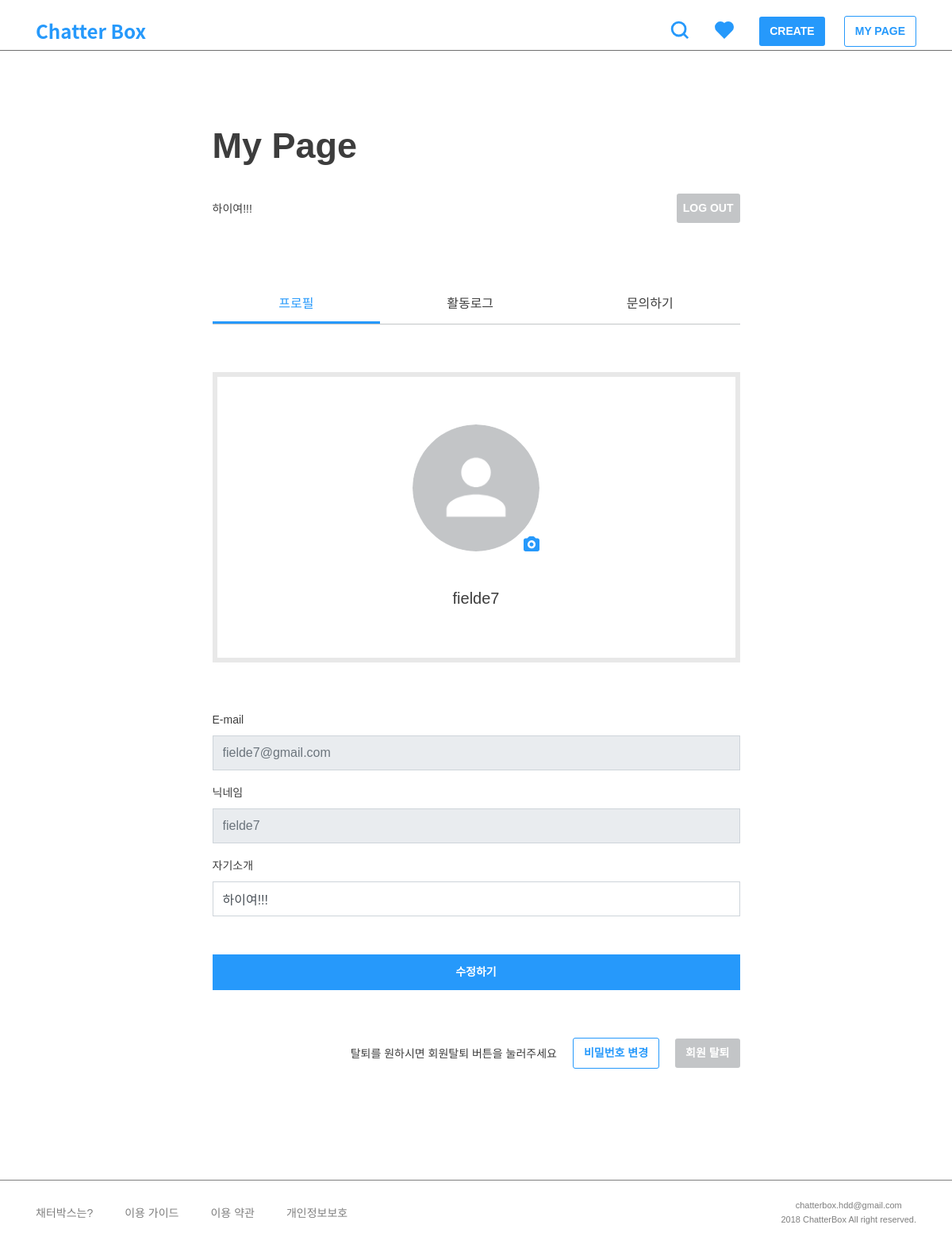
Page /member/mypage/ (signed in) on the earlier database version.
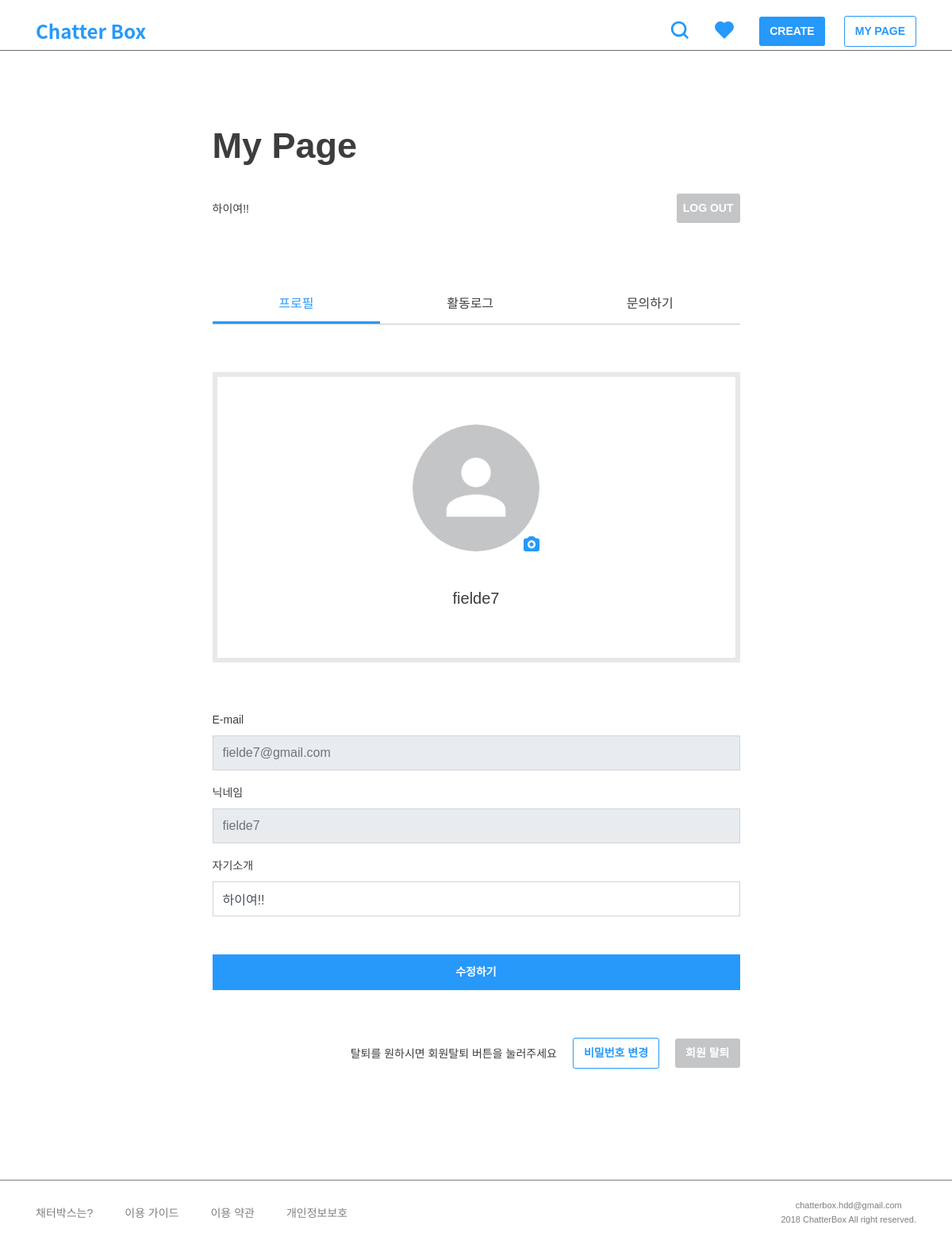
Same page on the later database version.
### member/models.py (models this page shows)
class User(AbstractUser):
    GENDER_MALE = 'm'
    GENDER_FEMALE = 'f'
    GENDER_OTHER = 'o'
    CHOICES_GENDER = (
        (GENDER_MALE, '남성'),
        (GENDER_FEMALE, '여성'),
        (GENDER_OTHER, '기타'),
    )
    profile_image = models.ImageField(
        default='default/user.png', null=True, upload_to='user')
    bio = models.CharField(max_length=160, null=True)
    gender = models.CharField(
        max_length=1, choices=CHOICES_GENDER, null=True, blank=True)
    like_posts = models.ManyToManyField(
        'post.Post', blank=True, related_name='like_users')
    like_comments = models.ManyToManyField(
        'comment.Comment', blank=True, related_name='like_comments')
    hate_comments = models.ManyToManyField(
        'comment.Comment', blank=True, related_name='hate_comments')
    objects = UserManager()
    def __str__(self):
        return self.username

### member/views.py (the view)
@login_required
def my_page(request, backend='django.contrib.auth.backends.ModelBackend'):
    user = request.user
    chats = ContactChat.objects.filter(owner=user)
    chat_form = ContactChatForm()
    if request.method == 'POST':
        profile_form = ProfileForm(
            request.POST, files=request.FILES, instance=user)
        if profile_form.is_valid():
            user = profile_form.save()
            messages.success(
                request, '<h4>프로필을 수정했어요!</h4><p>채터박스는 익명으로 의견을 나누는 [YES OR NO] 댓글 SNS입니다.</p><p>두 가지 중 선택이 어려울 때 질문하고 의견을 나누어보세요.</p>')
            django_login(
                request, user, backend='django.contrib.auth.backends.ModelBackend')
            return redirect('member:my_page')
    else:
        profile_form = ProfileForm(instance=user)
    context = {
        'user': user,
        'chats': chats,
        'profile_form': profile_form,
        'chat_form': chat_form,
    }
    return render(request, 'member/my_page.html', context)

### member/forms.py
class ProfileForm(forms.ModelForm):
    def __init__(self, *args, **kwargs):
        kwargs.setdefault('label_suffix', '')
        super().__init__(*args, **kwargs)
        self.fields['bio'].label = '자기소개'
        class_update_fields = ['bio', ]
        for field_name in class_update_fields:
            self.fields[field_name].widget.attrs.update({
                'class': 'form-control'
            })
    class Meta:
        model = User
        fields = (
            'profile_image',
            'bio',
        )

class ContactChatForm(forms.ModelForm):
    class Meta:
        model = ContactChat
        fields = (
            'content',
        )
        widgets = {
            'content': forms.Textarea(
                attrs={
                    'class': 'content',
                    'placeholder': '자유롭게 질문 또는 의견을 남겨주세요',
                }
            )
        }

### templates/member/my_page.html (shortened to what this page needs)
{% extends 'base.html' %}
{% load static %}
{% block customCSS %}
<link rel="stylesheet" href="{% static 'css/member/my_page.css' %}">
{% endblock %}
{% block content %}
<div class="row justify-content-center">
    <div class="col-md-7 p-0 mypage">
        <h2>My Page</h2>
        <div class="info-area">
            {% if user.bio %}
            <h6>{{ user.bio }}</h6>
            {% else %}
            <h6>자기소개가 비어있습니다.<br />간단하게 프로필을 작성해보아요!</h6>
            {% endif %}
            <a class="btn btn-gray" href="{% url 'member:logout' %}">LOG OUT</a>
        </div>
        <div class="mypage-body">
            <ul class="nav nav-pills nav-fill">
                <li class="nav-item"><a class="tab-link active" href="#">
                        <h5>프로필</h5>
                    </a></li>
                <li class="nav-item"><a class="tab-link" href="{% url 'member:user_log' %}">
                        <h5>활동로그</h5>
                    </a></li>
                <li class="nav-item"><a class="tab-link" href="{% url 'member:contact' %}">
                        <h5>문의하기</h5>
                    </a></li>
            </ul>
            <div class="tab-pane" id="pills-profile">
                <div class="mypage-header">
                    <img id="previewHolder" class="profile_image" src="/media/{{ user.profile_image }}" />
                    <img class="fake-btn" src="{% static '/img/icons/camera.png' %}" />
                    <h4>{{ user }}</h4>
                </div>
                <div class="form-wrap">
                    <div class="form-group">
                        <label>E-mail</label>
                        <input type="email" class="form-control" placeholder="{{ user.email }}" readonly>
                    </div>
                    <div class="form-group">
                        <label>닉네임</label>
                        <input type="text" class="form-control" placeholder="{{ user.username }}" readonly>
                    </div>
                    {% include 'include/form.html' with form=profile_form submit_class='btn-full' submit_title='수정하기'%}
                </div>
                <div class="btn-wrap">
                    <h6>탈퇴를 원하시면 회원탈퇴 버튼을 눌러주세요</h6>
                    <a id="pw-change" class="btn btn-line" href="{% url 'member:password_change' %}">비밀번호 변경</a>
                    <form action="{% url 'member:user_delete' %}" method="post">
                        <input id="del-user" class="btn btn-gray" type="submit" value="회원 탈퇴" onclick="return confirm('정말 삭제하시겠습니까?')">
                    </form>
                </div>
            </div>
        </div>
    </div>
</div>
{% endblock %}

### templates/base.html (shortened to what this page needs)
{% load static %}
<!doctype html>
<html lang="ko">
<head>
    <link rel="stylesheet" href="https://stackpath.bootstrapcdn.com/bootstrap/4.2.1/css/bootstrap.min.css"
>
    <link rel="stylesheet" href="{% static 'css/style.css' %}">
    {% block customCSS %}{% endblock %}
</head>
<body>
    {% include 'include/navbar.html' %}
    {% include 'include/slide_menu.html' %}
    <div id="content">
        <div class="container">
            {% block content %}
            {% endblock %}
        </div>
    </div>
    {% include 'include/footer.html' %}
</body>
</html>

### templates/include/navbar.html (shortened to what this page needs)
{% load static %}
<nav class="gnb navbar">
    <div class="container">
        <a class="navbar-brand" href="{% url 'post:post_list' %}"><img class="nav-logo" src="{% static '/img/logo.svg' %}" /></a>
        <ul class="navbar-nav ml-auto flex-row">
            <li class="nav-item"><a class="nav-link" href="{% url 'post:search' %}"><img class="nav-icon x2" src="{% static '/img/icons/search-fill.svg' %}" /></a></li>
            <li class="nav-item web-flex" style="margin-right: 8px;"><a class="nav-link slide-trigger" href="#"><img
                        class="nav-icon" src="{% static '/img/icons/heart-fill.svg' %}" /></a></li>
            {% if user.is_authenticated %}
            <li class="nav-item"><a class="btn btn-fill" href="{% url 'post:post_create' %}">CREATE</a></li>
            <li class="nav-item web-flex"><a class="btn btn-line" href="{% url 'member:my_page' %}">MY PAGE</a></li>
            {% else %}
            <li class="nav-item web-flex"><a class="btn btn-fill" href="{% url 'member:login' %}">LOG IN</a></li>
            <li class="nav-item mobile-flex"><a class="nav-link" href="{% url 'member:login' %}"><img class="nav-icon x2"
                        src="{% static '/img/icons/user-fill.svg' %}" /></a></li>
            {% endif %}
        </ul>
    </div>
</nav>

### templates/include/slide_menu.html (shortened to what this page needs)
{% load static %}
{% block customCSS %}
<link rel="stylesheet" href="{% static 'css/include/slide_menu.css' %}">
{% endblock %}

### templates/include/form.html (shortened to what this page needs)
<form action="" method="post"{% if enctype == 'file' %} enctype="multipart/form-data"{% endif %}>
	{% for field in form %}
		<div class="form-group{% if field.errors %} has-error{% endif %}">
			{{ field.label_tag }}
			{{ field }}
		</div>
	{% endfor %}
	<button class="btn btn-fill {{ submit_class }}">{{ submit_title }}</button>
</form>

### templates/include/footer.html
{% load static %}
<footer>
    <div class="container inner">
        <ul class="column">
            <li class="list-item"><a href="/company">채터박스는?</a></li>
            <li class="list-item"><a href="/guide">이용 가이드</a></li>
            <li class="list-item"><a href="/term">이용 약관</a></li>
            <li class="list-item"><a href="/privacy">개인정보보호</a></li>
        </ul>
        <div class="copyright">
            <span>chatterbox.hdd@gmail.com</span><br>
            <span>2018 ChatterBox All right reserved.</span>
        </div>
    </div>
</footer>

### static/css/style.css (style rules this page uses)
html, body, div, span, applet, object, iframe, h1, h2, h3, h4, h5, h6, p, blockquote, pre, a, abbr, acronym, address, big, cite, code, del, dfn, em, img, ins, kbd, q, s, samp, small, strike, strong, sub, sup, tt, var, b, u, i, center, dl, dt, dd, ol, ul, li, fieldset, form, label, legend, table, caption, tbody, tfoot, thead, tr, th, td, article, aside, canvas, details, embed, figure, figcaption, footer, header, hgroup, menu, nav, output, ruby, section, summary, time, mark, audio, video { margin: 0; padding: 0; border: 0; font-size: 100%; font: inherit; vertical-align: baseline; }
article, aside, details, figcaption, figure, footer, header, hgroup, menu, nav, section { display: block; }
body { display: flex; min-height: 100vh; flex-direction: column; font-family: "Noto Sans KR", sans-serif; }
ol, ul { list-style: none; }
button { all: unset; cursor: pointer; }
a { all: unset; text-decoration: none !important; cursor: pointer; }
.web-flex { display: flex !important; }
nav.navbar { height: 64px; background-color: #fff; border-bottom: 1px solid #707070; }
nav.navbar .navbar-brand { display: flex; }
nav.navbar .nav-logo { width: 144px; }
nav.navbar .nav-item { display: flex; justify-content: center; flex-direction: column; text-align: center; margin-left: 24px; }
nav.navbar .nav-icon { width: 24px; margin-top: 2px; }
nav.navbar .nav-link .x2 { width: 40px; }
footer { background-color: #fff; border-top: 1px solid #7f7f7f; margin-top: auto; color: #7f7f7f; }
footer .inner { display: flex; justify-content: space-between; align-items: center; width: 100%; height: 80px; }
footer .inner .column { display: flex; }
footer .inner .column .list-item { margin-right: 40px; font-size: 14px; cursor: pointer; }
footer .inner .copyright { font-size: 12px; line-height: 18px; text-align: center; }
h2 { font-size: 45px; line-height: 80px; font-weight: 700; color: #3d3d3d; word-break: break-all; }
h4 { font-size: 20px; line-height: 30px; font-weight: 500; color: #3d3d3d; word-break: break-all; }
h5 { font-size: 16px; line-height: 24px; font-weight: 500; color: #3d3d3d; word-break: break-all; }
h6 { font-size: 14px; line-height: 24px; font-weight: 400; color: #3d3d3d; word-break: break-all; }
span { font-size: 11px; line-height: 18px; font-weight: 400; color: #7f7f7f; word-break: break-all; }
label { font-size: 16px; line-height: 24px; font-weight: 500; color: #C3C5C7; word-break: break-all; }
.btn { padding: 8px 13px; border: 0; border-radius: 3px; font-size: 14px; font-weight: 700; word-break: keep-all; }
.btn-full { padding: 12px 0; width: 100%; border-radius: 0; }
.btn-fill { color: #fff !important; background-color: #2699FB; }
.btn-line { color: #2699FB !important; background-color: #fff; border: 1px solid #2699FB; }
.btn-gray { color: #fff !important; background-color: #C3C5C7; }
.form-group label { margin-bottom: 8px; font-size: 14px; font-weight: 500; line-height: 24px; color: #3D3D3D; }
.form-group .form-control { height: 44px; border-radius: 0; }
.form-wrap .form-group input { width: 100%; height: 44px; border-radius: 0; display: block; padding: .375rem .75rem; font-size: 1rem; line-height: 1.5; color: #495057; background-clip: padding-box; border: 1px solid #ced4da; transition: border-color .15s ease-in-out,box-shadow .15s ease-in-out; }
.nav-pills { border-bottom: 1px solid #C3C5C7; }
.nav-pills .tab-link h5 { padding: 10px; }
.nav-pills .tab-link.active h5 { color: #2699FB; border-bottom: 3px solid #2699FB; }

### static/css/member/my_page.css (style rules this page uses)
.mypage { margin: 80px 0; }
.mypage h2 { margin-bottom: 20px; }
.mypage .info-area { display: flex; justify-content: space-between; align-items: center; margin-bottom: 80px; }
.mypage .info-area .btn-gray { padding: 8px; }
.mypage-body { margin-bottom: 60px; }
.mypage-body .mypage-header { width: 100%; margin: 60px 0; padding: 60px; text-align: center; border: 6px solid #E8E8E8; }
.mypage-body #pills-profile .mypage-header .profile_image { width: 160px; height: 160px; border-radius: 50%; }
.mypage-body #pills-profile .mypage-header .fake-btn { width: 20px; margin-left: -25px; cursor: pointer; }
.mypage-body #pills-profile .mypage-header h4 { margin-top: 40px; }
.mypage-body #pills-profile .btn-full { margin: 32px 0 60px; }
.mypage-body #pills-profile .btn-wrap { display: flex; justify-content: flex-end; align-items: center; }
.mypage-body #pills-profile .btn-wrap a { margin: 0 20px; }

Differences in the rows shown:
changed User "fielde7": bio "하이여!!!" → "하이여!!"
